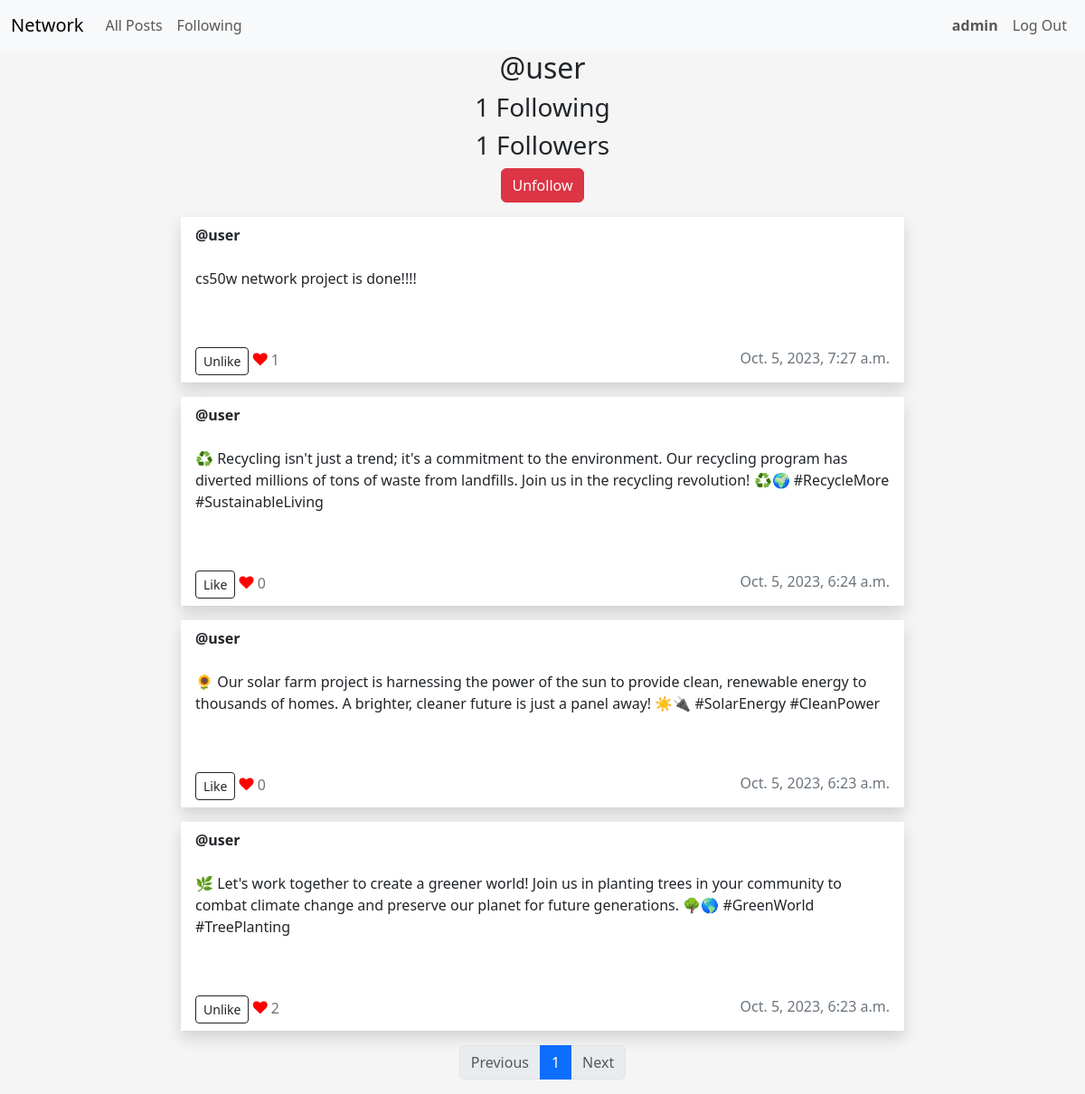
The app's page /profile/1 (signed in) with its own data.
### network/models.py (models this page shows, shortened)
class User(AbstractUser):
    pass

class Post(models.Model):
    user = models.ForeignKey(User, on_delete=models.CASCADE)
    content = models.TextField()
    timestamp = models.DateTimeField(auto_now_add=True)
    likes = models.ManyToManyField(User, related_name="liked_posts")

### network/views.py (the view, shortened to what this page needs)
# urls.py: path("profile/<int:user_id>", views.profile, name="profile"),
@login_required(login_url="/login")
def profile(request, user_id):
    user = get_object_or_404(
        User, id=user_id
    )  # Get the User object with the specified user_id
    if request.method == "GET":
        posts = Post.objects.filter(user=user)  # Filter posts for the specific user
        is_following = Following.objects.filter(
            user=request.user, user_followed=user_id
        ).exists()
        paginator = Paginator(posts, POST_NUMBER_PER_PAGE)  # Show2  contacts per page.
        page_number = request.GET.get("page")
        page_obj = paginator.get_page(page_number)
        return render(
            request,
            "network/profile.html",
            {
                "posts": posts,
                "user": user,
                "is_following": is_following,
                "page_obj": page_obj,
            },
        )

### network/templates/network/profile.html (shortened to what this page needs)
{% extends "network/layout.html" %}
{% block body %}
<div class="container">
    <h2>@{{ user }}</h2>
    <h3>{{ user.following.count }} Following</h3>
    <h3>{{ user.followers.count }} Followers</h3>
{% if user != request.user %}
    {% if is_following %}
        <form action="{% url 'profile' user.id %}" method="post">
            <button type="submit" class="btn btn-danger mb-3">Unfollow</button>
        </form>
    {% else %}
        <form action="{% url 'profile' user.id %}" method="post">
            {% csrf_token %}
            <button type="submit" class="btn btn-dark mb-3">Follow</button>
            <input type="hidden" name="follow">
        </form>
    {% endif %}
{% endif %}
</div>
   {% for post in posts reversed %}
   <div id="posts">
    <div class="row mb-3">
       <div class="post" data-post-id="{{ post.id }}">
          <div class="card rounded-0 border-0 shadow mx-auto" style="max-width: 50rem;">
             <div class="card-header bg-transparent border-0 d-flex justify-content-between">
                <strong>@{{ post.user }}</strong>
             </div>
             <div class="card-body text-dark">
                <p id="post-content" class="post-content">{{ post.content }}</p>
                <br>
             </div>
             <div class="card-footer bg-transparent text-secondary border-0 d-flex justify-content-between">
                <div>
                    <button type="button" id="likeButton_{{ post.id }}" data-post-id="{{ post.id }}" class="btn btn-outline-dark btn btn-sm like-button">
                        {% if user in post.likes.all %}
                        Unlike
                        {% else %}
                        Like
                        {% endif %}
                    </button>
                    <i class="fa fa-heart" style="color: red;"></i>
                    <span id="likeCount_{{ post.id }}" class="like-count">{{ post.likes.count }}</span>
                </div>
                <div>
                    <span> {{ post.timestamp }}</span>
                </div>
             </div>
          </div>
       </div>
    </div>
 </div>
    {% endfor %}
    <nav aria-label="Page navigation example">
        <ul class="pagination justify-content-center">
           {% if page_obj.has_previous %}
           <li class="page-item">
              <a class="page-link" href="?page={{ page_obj.previous_page_number }}">Previous</a>
           </li>
           {% else %}
           <li class="page-item disabled">
              <span class="page-link">Previous</span>
           </li>
           {% endif %}
           {% for i in page_obj.paginator.page_range %}
           <li class="page-item {% if i == page_obj.number %}active{% endif %}">
              <a class="page-link" href="?page={{ i }}">{{ i }}</a>
           </li>
           {% endfor %}
           {% if page_obj.has_next %}
           <li class="page-item">
              <a class="page-link" href="?page={{ page_obj.next_page_number }}">Next</a>
           </li>
           {% else %}
           <li class="page-item disabled">
              <span class="page-link">Next</span>
           </li>
           {% endif %}
        </ul>
     </nav>
{% endblock %}

### network/templates/network/layout.html (shortened to what this page needs)
{% load static %}
<!DOCTYPE html>
<html lang="en">
    <head>
        <link href="https://cdn.jsdelivr.net/npm/bootstrap@5.3.2/dist/css/bootstrap.min.css" rel="stylesheet">
        <link rel="stylesheet" href="https://cdnjs.cloudflare.com/ajax/libs/font-awesome/4.7.0/css/font-awesome.min.css">
        <link href="{% static 'network/styles.css' %}" rel="stylesheet">
    </head>
    <body>
        <nav class="navbar navbar-expand-lg bg-body-tertiary">
            <div class="container-fluid">
              <a class="navbar-brand" href="{% url 'index' %}">Network</a>
              <div class="collapse navbar-collapse" id="navbarTogglerDemo02">
                <ul class="navbar-nav me-auto mb-2 mb-lg-0">
                  <li class="nav-item">
                    <a class="nav-link" href="{% url 'index' %}">All Posts</a>
                  </li>
                  {% if user.is_authenticated %}
                  <li class="nav-item">
                    <a class="nav-link" href="{% url 'following' %}">Following</a>
                  </li>
                  {% endif %}
                </ul>
                <ul class="navbar-nav ms-auto">
                    {% if user.is_authenticated %}
                    <li class="nav-item">
                        <a class="nav-link" href="{% url 'profile' request.user.id %}"><strong>{{ request.user.username }}</strong></a>
                    </li>
                      <li class="nav-item">
                        <a class="nav-link" href="{% url 'logout' %}">Log Out</a>
                      </li>
                    {% endif %}
                </ul>
              </div>
            </div>
          </nav>
        <div class="body">
            {% block body %}
            {% endblock %}
        </div>
    </body>
</html>

### network/static/network/styles.css (style rules this page uses)
.container { display: block; justify-content: center; text-align: center; }
h2 { text-align: center; }
body { background-color: #f5f5f5; }
.card-header { display: block; justify-content: space-between; }

### records on screen
User: user.username "admin"
User: username "user", following.count "1", followers.count "1"
Post: user "user", content "cs50w network project is done!!!!", shows "Unlike", likes.count "1", timestamp "Oct. 5, 2023, 7:27 a.m."
Post: user "user", content "♻️ Recycling isn't just a trend; it's a commitment to the environment. Our recycling program has diverted millions of tons of waste from landfills. Join us in the recycling revolution! ♻️🌍 #RecycleMore #SustainableLiving", shows "Like", likes.count "0", timestamp "Oct. 5, 2023, 6:24 a.m."
Post: user "user", content "🌻 Our solar farm project is harnessing the power of the sun to provide clean, renewable energy to thousands of homes. A brighter, cleaner future is just a panel away! ☀️🔌 #SolarEnergy #CleanPower", shows "Like", likes.count "0", timestamp "Oct. 5, 2023, 6:23 a.m."
Post: user "user", content "🌿 Let's work together to create a greener world! Join us in planting trees in your community to combat climate change and preserve our planet for future generations. 🌳🌎 #GreenWorld #TreePlanting", shows "Unlike", likes.count "2", timestamp "Oct. 5, 2023, 6:23 a.m."

### other values on screen
{{ i }} "1"
